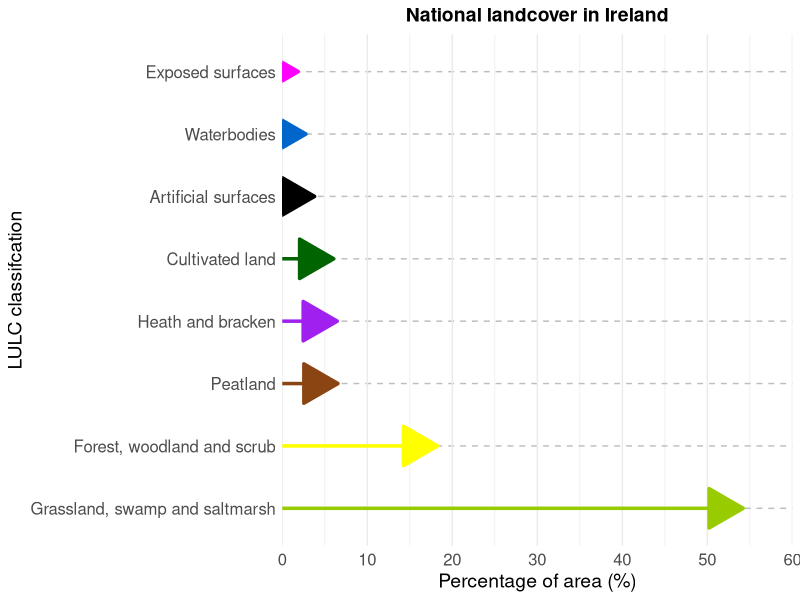

Here is the R script that generated this plot:
#Ireland LULC frnm National Landcover Data
library(ggplot2)
library(grid)

# Data Preparation
Level_1VA <- c("Artificial surfaces", "Exposed surfaces", "Cultivated land", 
               "Forest, woodland and scrub", "Grassland, swamp and saltmarsh", 
               "Peatland", "Heath and bracken", "Waterbodies")
percentages <- c(3.80, 1.88, 6.05, 18.27, 54.21, 6.55, 6.47, 2.79)
colors <- c("black", "magenta", "darkgreen", "yellow", "#99CC00", "chocolate4", "purple", "#0066CC")

# Create a data frame
land_cover_data <- data.frame(
  land_cover = Level_1VA,
  percentages = percentages,
  colors = colors
)

# Sort data frame by percentages (lowest at top)
land_cover_data <- land_cover_data[order(land_cover_data$percentages, decreasing = FALSE), ]

# Create the Horizontal Arrow Plot
library(ggplot2)
library(grid)  # arrow functionality

ggplot(land_cover_data, aes(x = percentages, y = land_cover)) +
  geom_segment(aes(x = 0, xend = percentages, y = land_cover, yend = land_cover, color = land_cover), 
               arrow = arrow(length = unit(1.0, "cm"), type = "closed"), 
               size = 1.2) +  # arrow thickness
  scale_x_continuous(limits = c(0, 60), expand = c(0, 0), breaks = seq(0, 60, 10)) +  # xaxis max at 60%
  scale_y_discrete(limits = rev(land_cover_data$land_cover)) +  # reverse the order for lowest datapoint at top
  scale_color_manual(values = setNames(land_cover_data$colors, land_cover_data$land_cover)) +  # map colours explicitly
  labs(
    title = "National landcover in Ireland",
    x = "Percentage of area (%)",
    y = "LULC classifcation"
  ) +
  theme_minimal() +
  theme(
    panel.grid.major.y = element_line(color = "grey", linetype = "dashed"),  # Add grid lines
    axis.title.x = element_text(size = 14),  # Adjust x-axis title size
    axis.title.y = element_text(size = 14),  # Adjust y-axis title size
    axis.text.y = element_text(size = 12),   # Adjust y-axis text size
    axis.text.x = element_text(size = 12),   # Adjust x-axis text size
    plot.title = element_text(hjust = 0.5, size = 14, face = "bold"),  # Center and bold title
    legend.position = "none"  # Remove legend
  )





